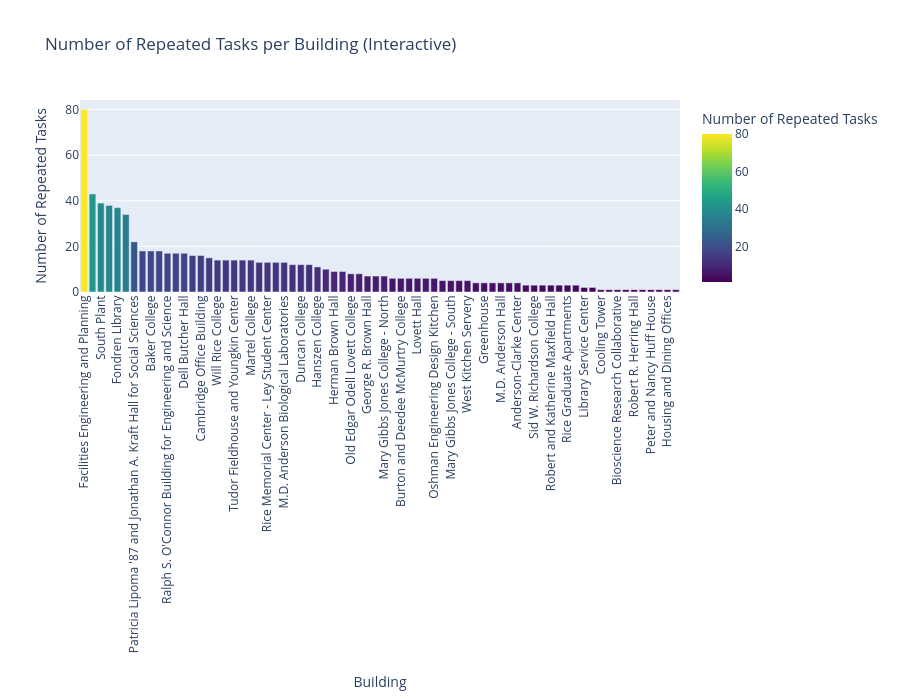

The notebook cell saved with this chart:
### Markdown cell above
## Create Chart of Repetitive Tasks by Building Name

Now, let's do this by building. Remember that we don't have that much data to work with since so many corrective tasks don't have `'ASSET_ID'`s attached.

Again, this chart can be found as a .html file you can open in a browser inside `src/data-viz`.

### Code cell
import plotly.express as px
import pandas as pd

building_counts = df_tickets_filtered_by_asset['BUILDING'].value_counts().sort_values(ascending=False)

# Create a temporary DataFrame with explicit column names for Plotly
df_plot = pd.DataFrame({
    'Building': building_counts.index,
    'Repeated Tasks': building_counts.values
})

# Create an interactive bar chart using Plotly Express
fig = px.bar(
    df_plot, # Pass the DataFrame
    x='Building',
    y='Repeated Tasks',
    title='Number of Repeated Tasks per Building (Interactive)',
    color='Repeated Tasks', # Use the column name for color, which appears in hover
    color_continuous_scale=px.colors.sequential.Viridis,
    labels={'Building': 'Building', 'Repeated Tasks': 'Number of Repeated Tasks'} # Labels for axis titles
)

# Update layout for better readability, especially with so many items
fig.update_layout(
    xaxis_tickangle=-90, # Rotate x-axis labels
    xaxis_title_standoff=25, # Add some space below the x-axis title
    height=700 # Increase chart height for better visibility
)

fig.show()

# Save the interactive chart as an HTML file
output_filename = '../data-viz/repeated_tasks_per_building_interactive.html'
fig.write_html(output_filename)

print(f"Interactive chart saved as '{output_filename}'.")
print("You can open this .html file in a browser for viewing.")

### Figure 1 — Plotly figure (JSON) as saved in the notebook; plotly's stock layout.template omitted (floating-point values rounded to 4 significant figures)
{"data": [{"alignmentgroup": "True", "hovertemplate": "Building=%{x}<br>Number of Repeated Tasks=%{marker.color}<extra></extra>", "legendgroup": "", "marker": {"color": [80, 43, 39, 38, 37, 34, 22, 18, 18, 18, 17, 17, 17, 16, 16, 15, 14, 14, 14, 14, 14, 13, 13, 13, 13, 12, 12, 12, 11, 10, 9, 9, 8, 8, 7, 7, 7, 6, 6, 6, 6, 6, 6, 5, 5, 5, 5, 4, 4, 4, 4, 4, 4, 3, 3, 3, 3, 3, 3, 3, 2, 2, 1, 1, 1, 1, 1, 1, 1, 1, 1, 1], "coloraxis": "coloraxis", "pattern": {"shape": ""}}, "name": "", "offsetgroup": "", "orientation": "v", "showlegend": false, "textposition": "auto", "type": "bar", "x": ["Facilities Engineering and Planning", "Janice and Robert McNair Hall", "South Plant", "Central Plant", "Fondren Library", "Space Science and Technology", "Patricia Lipoma '87 and Jonathan A. Kraft Hall for Social Sciences", "Rice Stadium", "Baker College", "Barbara and David Gibbs Recreation and Wellness Center", "Ralph S. O'Connor Building for Engineering and Science", "Margarett Root Brown College", "Dell Butcher Hall", "Allen Business Center", "Cambridge Office Building", "Brockman Hall for Physics", "Will Rice College", "Anne and Charles Duncan Hall", "Tudor Fieldhouse and Youngkin Center", "Moody Center for The Arts", "Martel College", "Sewall Hall", "Rice Memorial Center - Ley Student Center", "Police Department Building", "M.D. Anderson Biological Laboratories", "Keck Hall", "Duncan College", "Brockman Hall for Opera", "Hanszen College", "Alice Pratt Brown Hall", "Herman Brown Hall", "Herzstein Hall", "Old Edgar Odell Lovett College", "James A. Baker III Hall", "George R. Brown Hall", "Keith-Wiess Geological Laboratories", "Mary Gibbs Jones College - North", "Robert and Agnes Cohen House", "Burton and Deedee McMurtry College", "Mudd Computer Science Building", "Lovett Hall", "Old Sid W. Richardson College", "Oshman Engineering Design Kitchen", "Mechanical Engineering", "Mary Gibbs Jones College - South", "Greenbriar Building", "West Kitchen Servery", "Rayzor Hall", "Greenhouse", "Ryon Engineering Laboratory", "M.D. Anderson Hall", "Wiess College", "Anderson-Clarke Center", "Brian Patterson Sports Performance Center", "Sid W. Richardson College", "Humanities Building", "Robert and Katherine Maxfield Hall", "South Kitchen Servery", "Rice Graduate Apartments", "North Kitchen Servery", "Library Service Center", "Reckling Park at Cameron Field", "Cooling Tower", "South Plant Vault 4 (Steam)", "Bioscience Research Collaborative", "Hamman Hall", "Robert R. Herring Hall", "Rice Village Apartments", "Peter and Nancy Huff House", "Moody Center Complex for Student Life", "Housing and Dining Offices", "William T. Cannady Hall"], "xaxis": "x", "y": [80, 43, 39, 38, 37, 34, 22, 18, 18, 18, 17, 17, 17, 16, 16, 15, 14, 14, 14, 14, 14, 13, 13, 13, 13, 12, 12, 12, 11, 10, 9, 9, 8, 8, 7, 7, 7, 6, 6, 6, 6, 6, 6, 5, 5, 5, 5, 4, 4, 4, 4, 4, 4, 3, 3, 3, 3, 3, 3, 3, 2, 2, 1, 1, 1, 1, 1, 1, 1, 1, 1, 1], "yaxis": "y"}], "layout": {"barmode": "relative", "coloraxis": {"colorbar": {"title": {"text": "Number of Repeated Tasks"}}, "colorscale": [[0, "#440154"], [0.1111, "#482878"], [0.2222, "#3e4989"], [0.3333, "#31688e"], [0.4444, "#26828e"], [0.5556, "#1f9e89"], [0.6667, "#35b779"], [0.7778, "#6ece58"], [0.8889, "#b5de2b"], [1, "#fde725"]]}, "height": 700, "legend": {"tracegroupgap": 0}, "title": {"text": "Number of Repeated Tasks per Building (Interactive)"}, "xaxis": {"anchor": "y", "domain": [0, 1], "tickangle": -90, "title": {"standoff": 25, "text": "Building"}}, "yaxis": {"anchor": "x", "domain": [0, 1], "title": {"text": "Number of Repeated Tasks"}}}}
